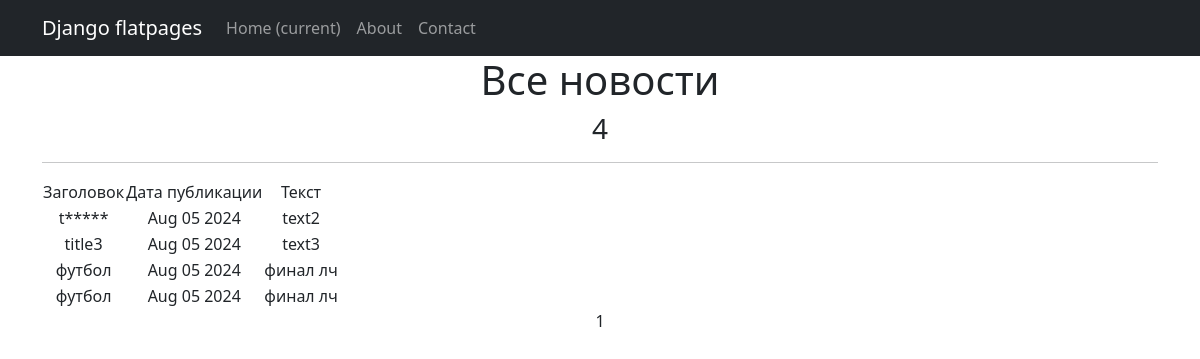
/posts/, run on the app's committed database.
### news/models.py (models this page shows, shortened)
class Post(models.Model):
    news = "NE"
    article = "AR"
    POSITION = [(news, "Новость"),(article, "Статья")]
    author = models.ForeignKey(Author, on_delete=models.CASCADE)
    position =models.CharField(max_length=2, choices=POSITION)
    time_in = models.DateTimeField(auto_now_add=True)
    category = models.ManyToManyField(Category, through="PostCategory")
    heading = models.TextField()
    text = models.TextField()
    rating = models.IntegerField(default=0)

### news/views.py (the view)
# urls.py: path('posts/',cache_page(60)(PostsList.as_view()), name='posts_list'),
class PostsList(ListView):
    model = Post
    ordering = 'time_in'
    template_name = 'posts.html'
    context_object_name = 'posts'
    paginate_by = 10
    def get_context_data(self, **kwargs):
        contex = super().get_context_data(**kwargs)
        contex['time_now'] = datetime.utcnow()
        return contex

### news/templatetags/custom_filters.py (called while the page is built)
@register.filter(name='censor')
def censor(value):
    if not isinstance(value, str):
        return value
    words = value.split()
    for i, word in enumerate(words):
        if word in CENSOR_WORDS:
            words[i] = CENSOR_WORDS[word]
    return ' '.join(words)

### templates/posts.html (shortened to what this page needs)
{% extends 'flatpages/default.html' %}
{% load custom_filters %}
{% block content %}
   <h1>Все новости</h1>
    <h3>{{ posts|length }}</h3>
   <hr>
   {% if posts %}
       <table>
           <tr>
               <td>Заголовок</td>
               <td>Дата публикации</td>
               <td>Текст</td>
           </tr>
           {% for post in posts %}
           <tr>
               <td>{{ post.heading|censor }}</td>
               <td>{{ time_now|date:'M d Y' }}</td>
               <td>{{ post.text|truncatewords:20|censor }}</td>
               <td>
                </td>
           </tr>
           {% endfor %}
       </table>
   {% else %}
       <h2>Новостей нет!</h2>
   {% endif %}
   {{ page_obj.number }}
{% endblock content %}

### data on the page
Post: heading|censor "t*****", time_now "Aug 05 2024", text|censor "text2"
Post: heading|censor "title3", time_now "Aug 05 2024", text|censor "text3"
Post: heading|censor "футбол", time_now "Aug 05 2024", text|censor "финал лч"
Post: heading|censor "футбол", time_now "Aug 05 2024", text|censor "финал лч"

### other printed values
{{ posts|length }} "4"
{{ page_obj.number }} "1"
